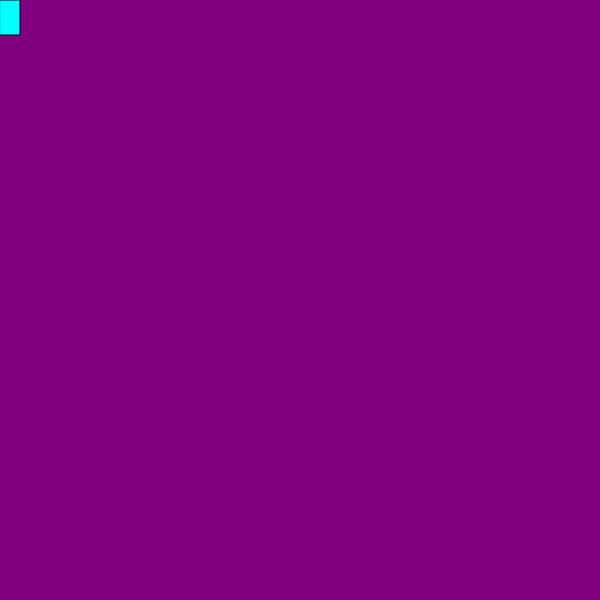
Frame 1 (no input)
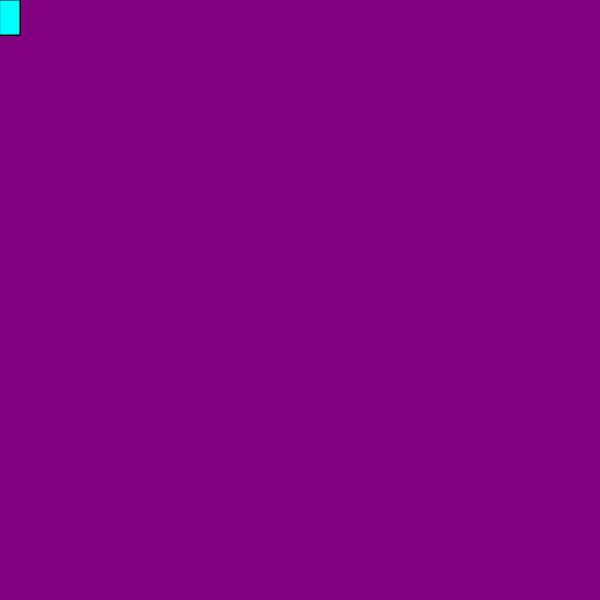
Frame 60 (no input)
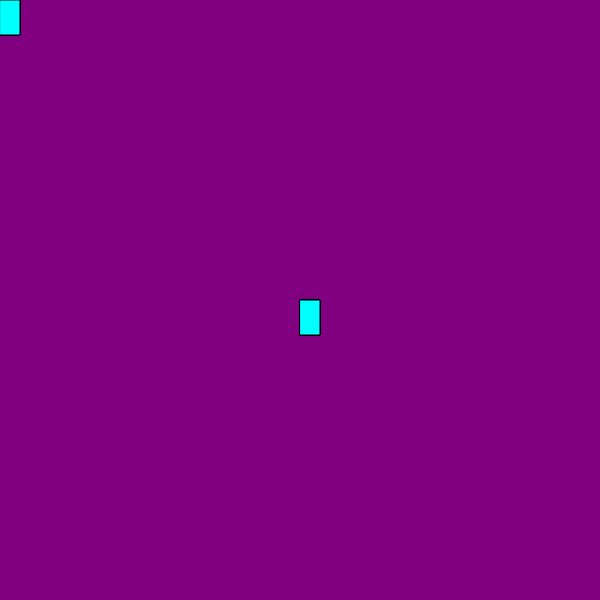
Frame 120 (the mouse pressed at the canvas centre since frame 60)

The p5.js sketch that drew these frames (run headless with seeded random() and noise() and a simulated clock; from frame 60 on, the mouse is pressed at the canvas centre):

// p5.js sketch
// ── sketch.js
function setup() {
    createCanvas(600, 600);
    background("purple");
  }
  
  function draw() {
    stroke("black");
    fill("aqua");
    
    if(mouseIsPressed);{
    rect(mouseX, mouseY, 20, 35);
    }
  }
